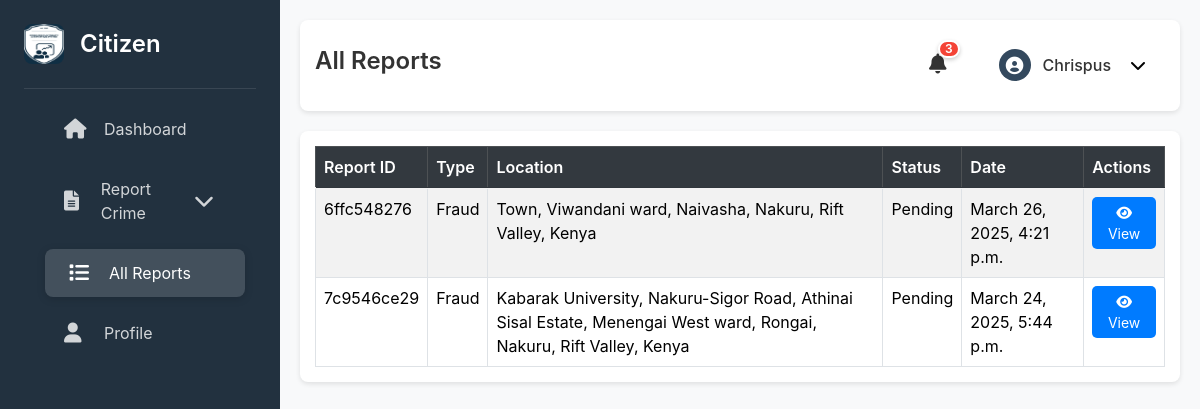
The app's page /all-reports/ (signed in), older data.
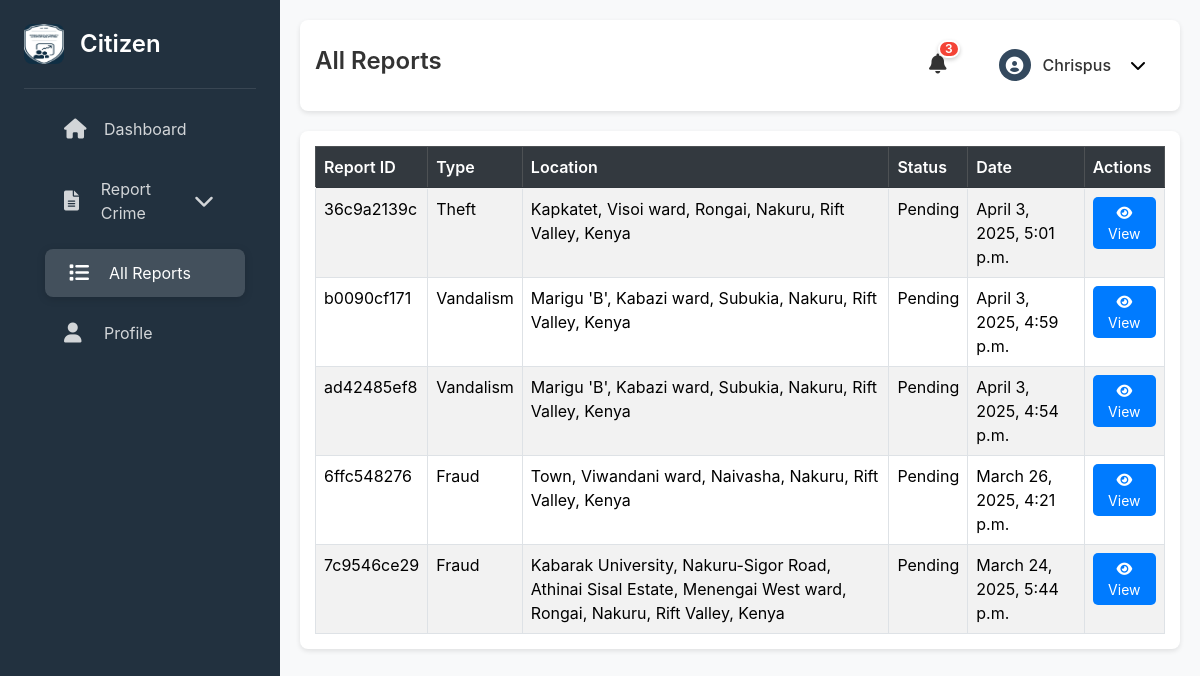
The same page, newer data.
### citizens/models.py (models this page shows, shortened)
class CustomUser(AbstractUser):
    email = models.EmailField(unique=True)
    username = None
    first_name = models.CharField(max_length=50)
    last_name = models.CharField(max_length=50)
    citizen_id = models.CharField(max_length=50, unique=True, null=True, blank=True)
    USERNAME_FIELD = "email"
    REQUIRED_FIELDS = ["first_name", "last_name"]
    objects = CustomUserManager()  # Use the custom manager
    groups = models.ManyToManyField(Group, related_name="customuser_set", blank=True)
    user_permissions = models.ManyToManyField(Permission, related_name="customuser_permissions_set", blank=True)

class CrimeReport(models.Model):
    CRIME_TYPES = [
        ('Theft', 'Theft'),
        ('Assault', 'Assault'),
        ('Vandalism', 'Vandalism'),
        ('Fraud', 'Fraud'),
        ('Domestic Violence', 'Domestic Violence'),
        ('Cybercrime', 'Cybercrime'),
        ('Other', 'Other'),
    ]
    STATUS_CHOICES = [
        ("Pending", "Pending"),
        ("Active", "Active"),
        ("Resolved", "Resolved"),
    ]
    tracking_number = models.CharField(
        max_length=20,
        unique=True,
        default=uuid.uuid4().hex[:10],  # ✅ Generates a unique tracking number
        editable=False
    )
    status = models.CharField(max_length=10, choices=STATUS_CHOICES, default="Pending")
    user = models.ForeignKey("CustomUser", on_delete=models.CASCADE, null=True, blank=True)
    crime_type = models.CharField(max_length=50, choices=CRIME_TYPES)
    incident_datetime = models.DateTimeField(default=timezone.now)
    description = models.TextField()
    location = models.TextField()
    evidence = models.FileField(upload_to='evidence/', max_length=255, null=True, blank=True)
    contact_name = models.CharField(max_length=100, null=True, blank=True)
    contact_number = models.CharField(max_length=15, null=True, blank=True)
    contact_email = models.EmailField(null=True, blank=True)
    preferred_contact_method = models.CharField(
        max_length=10,
        choices=[('email', 'Email'), ('phone', 'Phone'), ('none', 'No contact needed')],
        default='none',
        blank=True
    )
    assigned_officer = models.ForeignKey(
        'PoliceUser', on_delete=models.SET_NULL, null=True, blank=True, related_name='assigned_cases'
    )

### citizens/views.py (the view)
# urls.py: path('all-reports/', all_reports, name='all_reports'),
@login_required
def all_reports(request):
    reports = CrimeReport.objects.filter(user=request.user).order_by('-incident_datetime')  # ✅ Only user's reports
    return render(request, "all_reports.html", {"reports": reports})

### citizens/templates/all_reports.html (shortened to what this page needs)
{% load static %}
<!DOCTYPE html>
<html lang="en">
<head>
    <link href="https://cdn.jsdelivr.net/npm/bootstrap@5.3.3/dist/css/bootstrap.min.css" rel="stylesheet">
    <link rel="stylesheet" href="https://cdnjs.cloudflare.com/ajax/libs/font-awesome/6.0.0/css/all.min.css">
    <link rel="stylesheet" href="{% static 'css/homepage.css' %}">
    <link rel="stylesheet" href="{% static 'css/reports.css' %}">
</head>
<body>
    <div class="app-container">
        <nav class="sidebar d-none d-md-flex">
            <div class="sidebar-content">
                <div class="sidebar-header">
                    <div class="logo-container">
                        <img src="{% static 'images/logo.jpg' %}" alt="CARS Logo" class="logo">
                        <h4>Citizen</h4>
                    </div>
                </div>
            <div class="nav-items">
                <a href="{% url 'citizens' %}" class="nav-item">
                    <i class="fas fa-home"></i>
                    <span>Dashboard</span>
                </a>
                <a href="#" class="nav-item" data-bs-toggle="dropdown">
                    <i class="fas fa-file-alt"></i>
                    <span>Report Crime</span>
                    <i class="fas fa-chevron-down ms-2 d-none d-md-inline"></i>
                </a>
                <a href="{% url 'all_reports' %}" class="nav-item active">
                    <i class="fas fa-list"></i>
                    <span>All Reports</span>
                </a>
                <a href="{% url 'citizen-profile' %}" class="nav-item">
                    <i class="fas fa-user"></i>
                    <span>Profile</span>
                </a>
            </div>
        </nav>
        <main class="main-content">
            <header class="content-header">
                <h1 class="dashboard">All Reports</h1>
                <div class="header-actions">
                    <div class="notifications" data-bs-toggle="dropdown">
                        <i class="fas fa-bell"></i>
                        <div class="notification-badge">3</div>
                    </div>
                    <div class="user-profile dropdown">
                        <button class="user-profile-btn" data-bs-toggle="dropdown" aria-expanded="false">
                            <div class="avatar-container">
                                <i class="fas fa-user-circle"></i>
                            </div>
                            <span class="username d-none d-md-inline">{{ request.user.first_name }}</span>
                            <i class="fas fa-chevron-down d-none d-md-inline ms-2"></i>
                        </button>
                    </div>
                </div>
            </header>
            <div class="content-body">
                <div class="table-responsive">
                    <table class="table table-bordered table-striped">
                        <thead class="table-dark">
                            <tr>
                                <th>Report ID</th>
                                <th>Type</th>
                                <th>Location</th>
                                <th>Status</th>
                                <th>Date</th>
                                <th>Actions</th>
                            </tr>
                        </thead>
                        <tbody>
                            {% for report in reports %}
                            <tr>
                                <td>{{ report.tracking_number }}</td>
                                <td>{{ report.crime_type }}</td>
                                <td>{{ report.location }}</td>
                                <td>{{ report.status }}</td>
                                <td>{{ report.incident_datetime }}</td>
                                <td>
                                    <button class="btn btn-sm btn-primary view-report-btn"
                                            data-id="{{ report.tracking_number }}"
                                            onclick="viewReport('{{ report.tracking_number }}')">
                                        <i class="fas fa-eye"></i> View
                                    </button>
                                </td>
                            </tr>
                            {% empty %}
                            <tr>
                                <td colspan="6" class="text-center">No reports available.</td>
                            </tr>
                            {% endfor %}
                        </tbody>
                    </table>
                </div>
            </div>
        </main>
    </div>
</body>
</html>

### citizens/Static/css/homepage.css (style rules this page uses)
:root { --primary-color: #34495e; --secondary-color: #22313f; --background-color: #f5f5f5; --danger-color: #f44336; --text-color: #333; --sidebar-width: 280px; --mobile-sidebar-width: 70px; --header-height: 64px; --shadow-sm: 0 2px 4px rgba(0,0,0,0.1); --shadow-md: 0 4px 6px rgba(0,0,0,0.1); --border-radius: 1rem; }
body { margin: 0; padding: 0; background-color: var(--background-color); font-family: 'Inter', system-ui, -apple-system, sans-serif; color: var(--text-color); }
.app-container { display: flex; min-height: 100vh; max-width: 100%; overflow-x: hidden; position: relative; width: 100%; }
.dashboard { font-size: 28px; }
.sidebar { width: var(--sidebar-width); background: var(--secondary-color); position: fixed; height: 100vh; color: white; z-index: 1000; }
.sidebar-content { display: flex; flex-direction: column; height: 100%; padding: 1.5rem; }
.logo-container { display: flex; align-items: center; gap: 1rem; padding-bottom: 1.5rem; border-bottom: 1px solid rgba(255, 255, 255, 0.1); }
.logo-container .logo { width: 40px; height: 40px; border-radius: 8px; }
.logo-container h4 { margin: 0; font-weight: 600; color: white; }
.nav-items { display: flex; flex-direction: column; padding: 1rem; }
.nav-item { display: flex; align-items: center; padding: 0.75rem 1.5rem; color: rgba(255,255,255,0.8); text-decoration: none; transition: all 0.3s ease; border-radius: 8px; margin-bottom: 0.75rem; }
.nav-item i { width: 24px; font-size: 1.25rem; }
.nav-item span { margin-left: 1rem; }
.nav-item:hover, .nav-item.active { color: white; background-color: rgba(255, 255, 255, 0.15); transform: translateX(5px); box-shadow: 0 2px 8px rgba(0, 0, 0, 0.15); }
.main-content { flex: 1; margin-left: var(--sidebar-width); padding: 1.5rem; }
.content-header { display: flex; justify-content: space-between; align-items: center; margin-bottom: 2rem; background-color: white; padding: 1rem; border-radius: var(--border-radius); box-shadow: var(--shadow-sm); }
.header-actions { display: flex; align-items: center; gap: 1.5rem; }
.user-profile { display: flex; align-items: center; gap: 0.75rem; cursor: pointer; padding: 0.5rem; border-radius: 0.5rem; transition: background-color 0.3s ease; }
.user-profile-btn { display: flex; align-items: center; gap: 0.75rem; padding: 0.4rem 0.75rem; border: none; background: transparent; border-radius: 0.5rem; transition: all 0.3s ease; }
.avatar-container { width: 32px; height: 32px; display: flex; align-items: center; justify-content: center; border-radius: 50%; background: var(--primary-color); color: white; }
.avatar-container i { font-size: 1.1rem; }
.username { font-weight: 500; color: var(--text-color); }
.table { margin-bottom: 0; }
.table th { background-color: rgba(0,0,0,0.02); font-weight: 600; border-bottom: 2px solid rgba(0,0,0,0.05); }
.notifications { position: relative; padding: 0.5rem; cursor: pointer; border-radius: 0.5rem; transition: background-color 0.3s ease; }
.notification-badge { position: absolute; top: -5px; right: -5px; min-width: 18px; height: 18px; padding: 0 5px; border-radius: 9px; background-color: var(--danger-color); color: white; font-size: 0.75rem; font-weight: 600; display: flex; align-items: center; justify-content: center; border: 2px solid white; box-shadow: 0 2px 4px rgba(0, 0, 0, 0.2); }
.notifications .fa-bell { font-size: 1.25rem; color: var(--text-color); }

### citizens/Static/css/reports.css (style rules this page uses)
body { background-color: #f8f9fa; font-family: 'Inter', system-ui, -apple-system, sans-serif; }
.main-content { padding: 20px; width: 100%; }
.content-header { display: flex; justify-content: space-between; align-items: center; background-color: white; padding: 15px; border-radius: 8px; box-shadow: 0px 2px 5px rgba(0, 0, 0, 0.1); margin-bottom: 20px; }
.content-header h1 { font-size: 24px; font-weight: 600; }
.table-responsive { background: white; padding: 15px; border-radius: 8px; box-shadow: 0px 2px 5px rgba(0, 0, 0, 0.1); }
table { width: 100%; border-collapse: collapse; }
thead { background-color: #343a40; color: white; }
th, td { padding: 12px; text-align: left; border-bottom: 1px solid #ddd; }
td { background-color: #fff; }
.view-report-btn { background-color: #007bff; color: white; border: none; padding: 5px 10px; border-radius: 5px; cursor: pointer; }

Row changes from the older to the newer data that the page shows:
added CrimeReport: tracking_number "36c9a2139c", crime_type "Theft", location "Kapkatet, Visoi ward, Rongai, Nakuru, Rift Valley, Kenya", status "Pending", incident_datetime "April 3, 2025, 5:01 p.m."
added CrimeReport: tracking_number "b0090cf171", crime_type "Vandalism", location "Marigu 'B', Kabazi ward, Subukia, Nakuru, Rift Valley, Kenya", status "Pending", incident_datetime "April 3, 2025, 4:59 p.m."
added CrimeReport: tracking_number "ad42485ef8", crime_type "Vandalism", location "Marigu 'B', Kabazi ward, Subukia, Nakuru, Rift Valley, Kenya", status "Pending", incident_datetime "April 3, 2025, 4:54 p.m."
